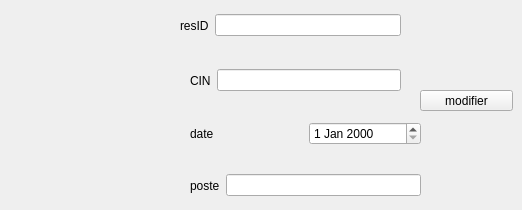
      <widget class="QWidget" name="modifier_mod">
       <attribute name="title">
        <string>modifier</string>
       </attribute>
       <widget class="QWidget" name="layoutWidget_18">
        <property name="geometry">
         <rect>
          <x>180</x>
          <y>10</y>
          <width>221</width>
          <height>31</height>
         </rect>
        </property>
        <layout class="QHBoxLayout" name="horizontalLayout_23">
         <item>
          <widget class="QLabel" name="label_50">
           <property name="text">
            <string>resID</string>
           </property>
          </widget>
         </item>
         <item>
          <widget class="QLineEdit" name="lineEdit_modResID_2"/>
         </item>
        </layout>
       </widget>
       <widget class="QWidget" name="layoutWidget_19">
        <property name="geometry">
         <rect>
          <x>190</x>
          <y>170</y>
          <width>231</width>
          <height>31</height>
         </rect>
        </property>
        <layout class="QHBoxLayout" name="horizontalLayout_24">
         <item>
          <widget class="QLabel" name="label_51">
           <property name="text">
            <string>poste</string>
           </property>
          </widget>
         </item>
         <item>
          <widget class="QLineEdit" name="lineEdit_modposte_2"/>
         </item>
        </layout>
       </widget>
       <widget class="QPushButton" name="pb_modifier_2">
        <property name="geometry">
         <rect>
          <x>420</x>
          <y>90</y>
          <width>93</width>
          <height>21</height>
         </rect>
        </property>
        <property name="text">
         <string>modifier</string>
        </property>
       </widget>
       <widget class="QWidget" name="layoutWidget_20">
        <property name="geometry">
         <rect>
          <x>190</x>
          <y>60</y>
          <width>211</width>
          <height>41</height>
         </rect>
        </property>
        <layout class="QHBoxLayout" name="horizontalLayout_25">
         <item>
          <widget class="QLabel" name="label_52">
           <property name="text">
            <string>CIN</string>
           </property>
          </widget>
         </item>
         <item>
          <widget class="QLineEdit" name="lineEdit_modCIN_2"/>
         </item>
        </layout>
       </widget>
       <widget class="QWidget" name="layoutWidget_21">
        <property name="geometry">
         <rect>
          <x>190</x>
          <y>113</y>
          <width>231</width>
          <height>41</height>
         </rect>
        </property>
        <layout class="QHBoxLayout" name="horizontalLayout_26">
         <item>
          <widget class="QLabel" name="label_53">
           <property name="text">
            <string>date</string>
           </property>
          </widget>
         </item>
         <item>
          <widget class="QDateEdit" name="lineEdit_modDatte_2"/>
         </item>
        </layout>
       </widget>
      </widget>
